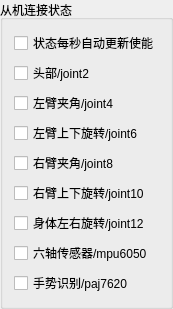
   <widget class="QGroupBox" name="groupBox_11">
    <property name="geometry">
     <rect>
      <x>820</x>
      <y>520</y>
      <width>163</width>
      <height>224</height>
     </rect>
    </property>
    <property name="title">
     <string>从机连接状态</string>
    </property>
    <layout class="QGridLayout" name="gridLayout_2">
     <item row="0" column="0">
      <widget class="QCheckBox" name="jointStatusReadEn">
       <property name="text">
        <string>状态每秒自动更新使能</string>
       </property>
      </widget>
     </item>
     <item row="1" column="0">
      <widget class="QCheckBox" name="joint2Cb">
       <property name="text">
        <string>头部/joint2</string>
       </property>
      </widget>
     </item>
     <item row="2" column="0">
      <widget class="QCheckBox" name="joint4Cb">
       <property name="text">
        <string>左臂夹角/joint4</string>
       </property>
      </widget>
     </item>
     <item row="3" column="0">
      <widget class="QCheckBox" name="joint6Cb">
       <property name="text">
        <string>左臂上下旋转/joint6</string>
       </property>
      </widget>
     </item>
     <item row="4" column="0">
      <widget class="QCheckBox" name="joint8Cb">
       <property name="text">
        <string>右臂夹角/joint8</string>
       </property>
      </widget>
     </item>
     <item row="5" column="0">
      <widget class="QCheckBox" name="joint10Cb">
       <property name="text">
        <string>右臂上下旋转/joint10</string>
       </property>
      </widget>
     </item>
     <item row="6" column="0">
      <widget class="QCheckBox" name="joint12Cb">
       <property name="text">
        <string>身体左右旋转/joint12</string>
       </property>
      </widget>
     </item>
     <item row="7" column="0">
      <widget class="QCheckBox" name="mpu6050Cb">
       <property name="text">
        <string>六轴传感器/mpu6050</string>
       </property>
      </widget>
     </item>
     <item row="8" column="0">
      <widget class="QCheckBox" name="paj7620Cb">
       <property name="text">
        <string>手势识别/paj7620</string>
       </property>
      </widget>
     </item>
    </layout>
   </widget>
